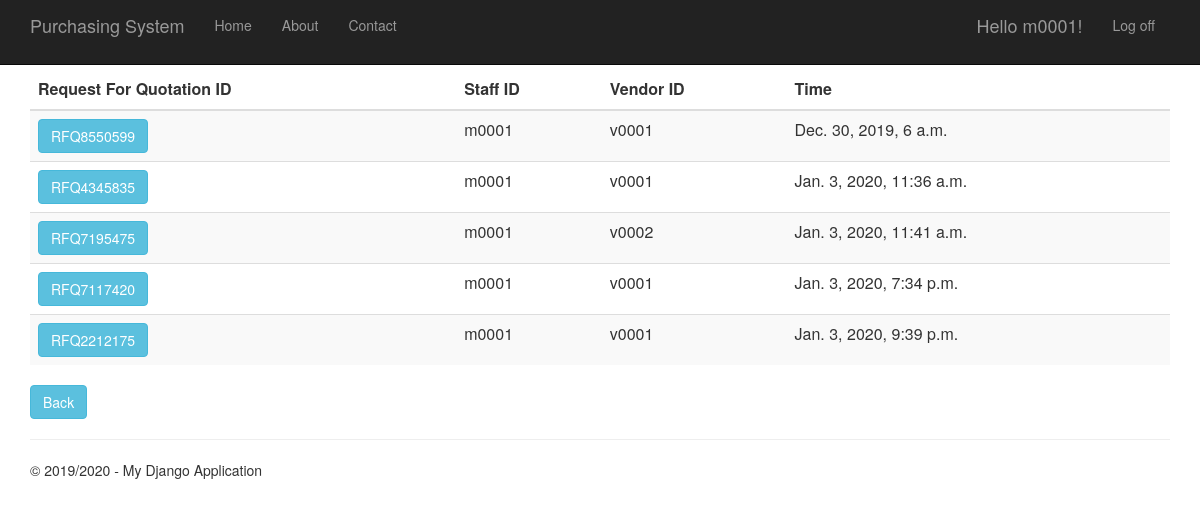
The app's page /requestforquotationhistory (signed in) with its own data.
### RequestForQuotation/models.py (models this page shows)
class RequestForQuotation(models.Model):
    request_for_quotation_id = models.CharField(primary_key=True, max_length=10)
    time_created = models.DateTimeField()
    description = models.TextField(null=True,default=None, blank=True)
    total_price = models.DecimalField(max_digits=10, decimal_places=2, default=Decimal('0.00'))
    person_id = models.ForeignKey(Person, on_delete = models.CASCADE)
    vendor_id = models.ForeignKey(Vendor, on_delete = models.CASCADE)
    purchase_requisition_id = models.ForeignKey(PurchaseRequisition, on_delete = models.CASCADE)
    def __str__(self):
        return str(self.request_for_quotation_id)

### app/models.py (models this page shows, shortened)
class Person(models.Model):
    user_id = models.OneToOneField(User)
    person_id = models.CharField(primary_key=True, max_length=10)
    person_name = models.TextField()
    person_address = models.TextField()
    person_phone_number = models.TextField()
    person_role = models.TextField(default = 'EMPLOYEE')

class Vendor(models.Model):
    vendor_id = models.CharField(primary_key=True, max_length=10)
    vendor_name = models.TextField()
    vendor_phone_number = models.TextField()
    vendor_address = models.TextField()
    vendor_email = models.TextField()
    def __str__(self):
        return str(self.vendor_id)

### RequestForQuotation/views.py (the view)
# urls.py: url(r'^requestforquotationhistory', RequestForQuotation.views.requestforquotationhistory, name="request_of_quotation_history"),
def requestforquotationhistory(request):
        request_for_quotations = RequestForQuotation.objects.all()
        print(request_for_quotations)
        context = {
            'title':'Request For Quotation History',
            'rows':request_for_quotations,
            'year':'2019/2020'
            }
        return render(request,'RequestForQuotation/requestforquotationhistory.html',context)

### RequestForQuotation/templates/RequestForQuotation/requestforquotationhistory.html
﻿{% extends "app/layout.html" %}
{% block content %}
<div class="purchaseorderhistory margintop">
    <form action="requestforquotationhistorydetails" method="GET">
        <table class="table table-striped margintop">
          <thead>
            <tr>
              <th scope="col">Request For Quotation ID</th>
              <th scope="col">Staff ID</th>
              <th scope="col">Vendor ID</th>
              <th scope="col">Time</th>
            </tr>
          </thead>
          <tbody>
              {% for r in rows %}
            <tr>
                 <td><button type="submit" name="rfq_id" value="{{r.request_for_quotation_id}}" class="btn btn-info" >{{r.request_for_quotation_id}}</button></td>
                 <td>{{r.person_id.person_id}}</td>
                 <td>{{r.vendor_id}}</td>
                 <td>{{r.time_created}}</td>
            </tr>
              {% endfor %}
          </tbody>
        </table>
    </form>
       <form action="menu">
        <div class="margintop">
            <button type="submit" class="btn btn-info" >Back</button>
        </div>
    </form>
</div>
{% endblock %}

### app/templates/app/loginpartial.html (shortened to what this page needs)
{% if user.is_authenticated %}
<form id="logoutForm" action="/logout" method="post" class="navbar-right">
    <ul class="nav navbar-nav navbar-right">
        <li><span class="navbar-brand">Hello {{ user.username }}!</span></li>
        <li><a href="javascript:document.getElementById('logoutForm').submit()">Log off</a></li>
    </ul>
</form>
{% else %}
<ul class="nav navbar-nav navbar-right">
    <li><a href="{% url 'login' %}">Log in</a></li>
</ul>
{% endif %}

### app/static/app/content/site.css (style rules this page uses)
body { padding-top: 50px; padding-bottom: 20px; }

### records on screen
RequestForQuotation: request_for_quotation_id "RFQ8550599", person_id.person_id "m0001", vendor_id "v0001", time_created "Dec. 30, 2019, 6 a.m."
RequestForQuotation: request_for_quotation_id "RFQ4345835", person_id.person_id "m0001", vendor_id "v0001", time_created "Jan. 3, 2020, 11:36 a.m."
RequestForQuotation: request_for_quotation_id "RFQ7195475", person_id.person_id "m0001", vendor_id "v0002", time_created "Jan. 3, 2020, 11:41 a.m."
RequestForQuotation: request_for_quotation_id "RFQ7117420", person_id.person_id "m0001", vendor_id "v0001", time_created "Jan. 3, 2020, 7:34 p.m."
RequestForQuotation: request_for_quotation_id "RFQ2212175", person_id.person_id "m0001", vendor_id "v0001", time_created "Jan. 3, 2020, 9:39 p.m."

### other values on screen
{{ user.username }} "m0001"
{{ year }} "2019/2020"
